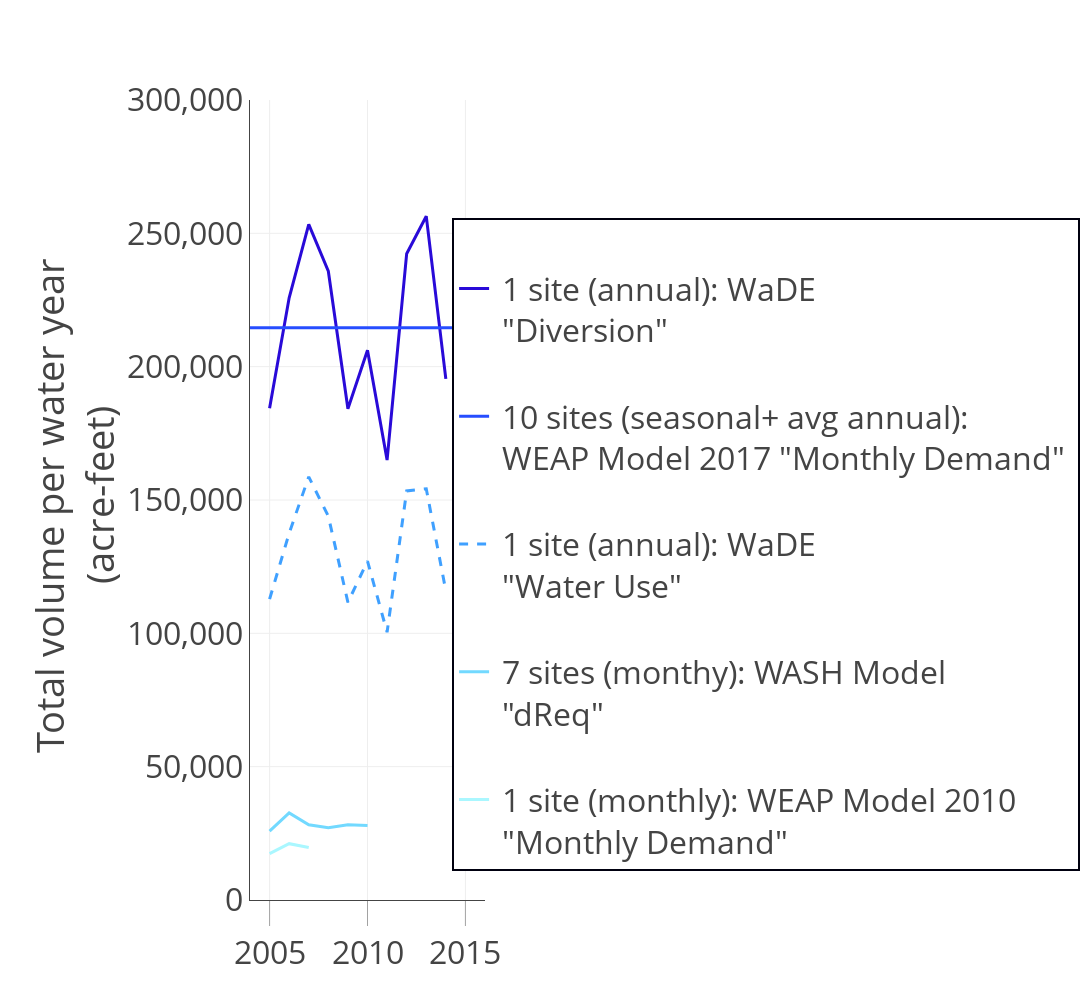

Notebook code cell kept with this figure:
### Markdown cell above
<a name="PlotAnnual"></a>
# 5. Plot annual demand for Cache County


#### Reproduce this plot [Figure 14] in the WaMDaM paper 


<img src="https://github.com/WamdamProject/WaMDaM_UseCases/raw/master/UseCases_files/8Figures_jpg/Use_Case_3.2_Seasonal_Demand.png" width="700" class="left">

### Code cell
# UseCase2.2_dentifyDemandSites_TimeSeriesValues.py

# plot time series data aggregated in space and time from multiple sources


#6.3dentifyDemandSites_TimeSeriesValues.csv

## read the input data from GitHub csv file which is a direct query output
#To get the data block (WaterYear,CumulativeAnnual) for each curve, you need to look up two columns:
#ScenarioName and then AttributeName. So the combination of these two columns will have their separate set of data.

subsets = df.groupby('AttributeName')

data = []


# for each subset (curve), set up its legend and line info manually so they can be edited
subsets_settings = {
    
    'Diversions /surface water': {
        'dash': 'solid',
        'legend_index': 0,
        'legend_name': '<br> 1 site (annual): WaDE <br> "Diversion"',
        'width':3,
                'color':'rgb(41, 10, 216)'

        },    
    
        '8 sites (Seasonal+ avge annual): WEAP Model 2017': {
        'dash': 'solid',
        'legend_index': 1,
        'legend_name': '<br> 10 sites (seasonal+ avg annual): <br> WEAP Model 2017 "Monthly Demand" ',
        'width':3,
        'color':'rgb(38, 77, 255)'        
        },  
    
        
    'Water Use /surface and ground': {
        'dash': 'dash',
        'legend_index': 2,
        'legend_name': '<br> 1 site (annual): WaDE  <br> "Water Use"',
        'width':3,
        'color':'rgb(63, 160, 255)'
        },
    
    'dReq': { # this one is the name of subset as it appears in the csv file
        'dash': 'solid',     # this is properity of the line (curve)
        'legend_index': 3,   # to order the legend
        'legend_name': '<br> 7 sites (monthy): WASH Model <br> "dReq"',  # this is the manual curve name 
         'width':3,
        'color':'rgb(114, 217, 255)'
        },
    'Monthly Demand_TS': {
        'dash': 'solid',
        'legend_index': 4,
        'legend_name': '<br> 1 site (monthly): WEAP Model 2010 <br> "Monthly Demand"',
        'width':3,
        'color':'rgb(170, 247, 255)'
        },

            }
    

# This dict is used to map legend_name to original subset name
subsets_names = {y['legend_name']: x for x,y in subsets_settings.iteritems()}



for subset in subsets.groups.keys():
    scenario_name_data = subsets.get_group(name=subset)
    subsets_of_scenario = scenario_name_data.groupby("AttributeName")
    for group in subsets_of_scenario.groups.keys():
        print group
      
        s = go.Scatter(
                x = subsets_of_scenario.get_group(name=group).WaterYear[-10:],
                y = subsets_of_scenario.get_group(name=group).CumulativeAnnual[-10:],
                name = subsets_settings[subset]['legend_name'],
                line = dict(
                        color =subsets_settings[subset]['color'],
                        width =subsets_settings[subset]['width'], 
                        dash=subsets_settings[subset]['dash']
                        ),
                mode = 'lines',
                opacity = 1)

        
        
        
        data.append(s)

        
               
        
        
# horizontal line
horizontal_line = go.Scatter(
    x=[2003, 2016],
    y=[USU_WEAP_Model_2017,USU_WEAP_Model_2017],
    mode='lines',
    name = '<br> 10 sites (seasonal+ avg annual): <br> WEAP Model 2017 "Monthly Demand" ',
#     hoverinfo='8 sites: WEAP Model 2017',
    showlegend=True,
    line=dict(
        shape='hv',
        color = 'rgb(38, 77, 255)',
        width=3
    )
)
data.append(horizontal_line)
print USU_WEAP_Model_2017

# Legend is ordered based on data, so we are sorting the data based 
# on desired legend order indicarted by the index value entered above
data.sort(key=lambda x: subsets_settings[subsets_names[x['name']]]['legend_index'])        
   
layout = dict(
    #title = "Use Case 6",
    yaxis = dict(
        title = "Total volume per water year <br> (acre-feet)",       
        tickformat= ',',
        showline=True,
        range = ['0', '300000'],

                ),
    xaxis = dict(
        range = ['2004', '2016'],
        ticks='outside',
        tickwidth=0.5,
        ticklen=25,
        showline=True
                ),
    legend=dict(x=0.86,y=0.445,
                bordercolor='#00000f',
                borderwidth=2  
               ),
     width=1650,
    height=1000,
    margin=go.Margin(
        l=250,
        b=100       ),
    #paper_bgcolor='rgb(233,233,233)',
    #plot_bgcolor='rgb(233,233,233)',
    font=dict(size=32)

)


# see the label Lines with Annotations
# https://plot.ly/python/line-charts/      
# annotations = []

# label = ['8 sites', '1 site', '1 site', '7 sites','1 site']

# for legend_index in subsets_settings:
#     annotations.append(dict(xref='paper', x=2004, y=subsets_settings[legend_index],
#                                   xanchor='right', yanchor='middle',
#                                   text=label)
#                       )

# layout['annotations'] = annotations
                

# create a figure object          
fig = dict(data=data, layout=layout)

offline.iplot(fig,filename = 'Use Case 3.2-b')#,image='png' )       


#py.iplot(fig, filename = "UseCase2.2_dentifyDemandSites_TimeSeriesValues") 

## it can be run from the local machine on Pycharm like this like below
## It would also work here offline but in a seperate window  
# plotly.offline.plot(fig, filename = "UseCase2.2_dentifyDemandSites_TimeSeriesValues")       

# offline.iplot(fig,filename = 'UseCase2.2_dentifyDemandSites_TimeSeriesValues',
#              image='png')
# it might take 30-60 seconds to load the html interactive image 
print "the plot is generated"

### Figure 1 — Plotly figure (JSON) as saved in the notebook; plotly's stock layout.template omitted (floating-point values rounded to 4 significant figures)
{"data": [{"line": {"color": "rgb(41, 10, 216)", "dash": "solid", "width": 3}, "mode": "lines", "name": "<br> 1 site (annual): WaDE <br> \"Diversion\"", "opacity": 1, "type": "scatter", "uid": "5662a95e-a7f6-11e8-9014-847beb58f72a", "x": ["2005", "2006", "2007", "2008", "2009", "2010", "2011", "2012", "2013", "2014"], "y": [184400.0, 225800.0, 253400.0, 235800.0, 184200.0, 206100.0, 165000.0, 242400.0, 256400.0, 195400.0]}, {"line": {"color": "rgb(38, 77, 255)", "shape": "hv", "width": 3}, "mode": "lines", "name": "<br> 10 sites (seasonal+ avg annual): <br> WEAP Model 2017 \"Monthly Demand\" ", "showlegend": true, "type": "scatter", "uid": "5662d06e-a7f6-11e8-b6b2-847beb58f72a", "x": [2003, 2016], "y": [214600.0, 214600.0]}, {"line": {"color": "rgb(63, 160, 255)", "dash": "dash", "width": 3}, "mode": "lines", "name": "<br> 1 site (annual): WaDE  <br> \"Water Use\"", "opacity": 1, "type": "scatter", "uid": "5662d06f-a7f6-11e8-b40a-847beb58f72a", "x": ["2005", "2006", "2007", "2008", "2009", "2010", "2011", "2012", "2013", "2014"], "y": [112800.0, 137600.0, 158700.0, 143900.0, 111600.0, 127100.0, 100400.0, 153400.0, 154200.0, 115900.0]}, {"line": {"color": "rgb(114, 217, 255)", "dash": "solid", "width": 3}, "mode": "lines", "name": "<br> 7 sites (monthy): WASH Model <br> \"dReq\"", "opacity": 1, "type": "scatter", "uid": "5662d070-a7f6-11e8-a05d-847beb58f72a", "x": ["2005", "2006", "2007", "2008", "2009", "2010"], "y": [25800.0, 32670.0, 28220.0, 27100.0, 28250.0, 27980.0]}, {"line": {"color": "rgb(170, 247, 255)", "dash": "solid", "width": 3}, "mode": "lines", "name": "<br> 1 site (monthly): WEAP Model 2010 <br> \"Monthly Demand\"", "opacity": 1, "type": "scatter", "uid": "5662d071-a7f6-11e8-b2ce-847beb58f72a", "x": ["2005", "2006", "2007"], "y": [17423, 21122, 19713]}], "layout": {"font": {"size": 32}, "height": 1000, "legend": {"bordercolor": "#00000f", "borderwidth": 2, "x": 0.86, "y": 0.445}, "margin": {"b": 100, "l": 250}, "width": 1650, "xaxis": {"range": ["2004", "2016"], "showline": true, "ticklen": 25, "ticks": "outside", "tickwidth": 0.5}, "yaxis": {"range": ["0", "300000"], "showline": true, "tickformat": ",", "title": "Total volume per water year <br> (acre-feet)"}}}
